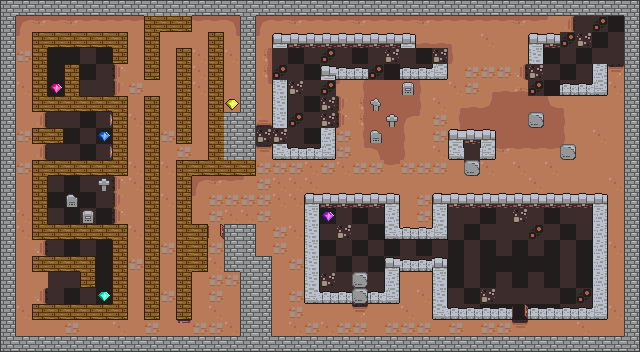

A level layout from a 2D game, rendered from its tile map. Below: a short description, then the map file with tile-grid data replaced by summaries:
An orthogonal 40x22 tile map with 16x16 px tiles, 4 tile layers (ground, obstacle, moving-obstacle, diamond), 18 tilesets and 31 objects (4x bat-enemy, 3x ghost-enemy-green, 3x monster-enemy-green, 3x powerup-sword, 2x spider-enemy-medium, ...).

<map version="1.11" tiledversion="1.11.0" orientation="orthogonal" renderorder="right-down" width="40" height="22" tilewidth="16" tileheight="16" infinite="0" nextlayerid="18" nextobjectid="61">
 <tileset firstgid="1" source="../tsx/ground.tsx" />
 <tileset firstgid="81" source="../tsx/single-wall.tsx" />
 <tileset firstgid="97" source="../tsx/building.tsx" />
 <tileset firstgid="145" source="../tsx/door.tsx" />
 <tileset firstgid="157" source="../tsx/collectable.tsx" />
 <tileset firstgid="173" source="../tsx/player.tsx" />
 <tileset firstgid="213" source="../tsx/ghost-enemy.tsx" />
 <tileset firstgid="225" source="../tsx/single-wood-wall.tsx" />
 <tileset firstgid="241" source="../tsx/misc.tsx" />
 <tileset firstgid="273" source="../tsx/fire-flame-enemy.tsx" />
 <tileset firstgid="281" source="../tsx/monster-enemy-green.tsx" />
 <tileset firstgid="289" source="../tsx/monster-enemy-blue.tsx" />
 <tileset firstgid="297" source="../tsx/powerup.tsx" />
 <tileset firstgid="315" source="../tsx/single-wall-l2.tsx" />
 <tileset firstgid="331" source="../tsx/bat-enemy.tsx" />
 <tileset firstgid="339" source="../tsx/spider-enemy-medium.tsx" />
 <tileset firstgid="359" source="../tsx/spider-enemy-big.tsx" />
 <tileset firstgid="379" source="../tsx/monster-enemy-red.tsx" />
 <layer id="1" name="ground" width="40" height="22">
  <data>[880 cells, 605 non-empty, 19 distinct tile ids]</data>
 </layer>
 <objectgroup id="8" name="major-game-item">
  <object id="3" name="player" gid="173" x="288" y="64" width="16" height="16">
   <properties>
    <property name="speed" type="float" value="5" />
   </properties>
  </object>
  <object id="25" name="exit-point" gid="241" x="608" y="32" width="16" height="16" />
 </objectgroup>
 <layer id="3" name="obstacle" width="40" height="22">
  <data>[880 cells, 349 non-empty, 36 distinct tile ids]</data>
 </layer>
 <layer id="12" name="moving-obstacle" width="40" height="22">
  <data>[880 cells, 5 non-empty, 1 distinct tile ids]</data>
 </layer>
 <group id="7" name="enemy">
  <objectgroup id="17" name="spider-enemy">
   <object id="44" name="spider-enemy-medium" gid="339" x="368" y="224" width="16" height="16">
    <properties>
     <property name="damage_power" type="int" value="10" />
     <property name="energy" type="int" value="200" />
     <property name="motion_schedule" value="0" />
     <property name="net_length" type="int" value="2" />
     <property name="score" type="int" value="125" />
     <property name="speed" type="float" value="2" />
    </properties>
   </object>
   <object id="45" name="spider-enemy-medium" gid="339" x="352" y="224" width="16" height="16">
    <properties>
     <property name="damage_power" type="int" value="10" />
     <property name="energy" type="int" value="200" />
     <property name="motion_schedule" value="20, 10" />
     <property name="net_length" type="int" value="4" />
     <property name="score" type="int" value="125" />
     <property name="speed" type="float" value="2" />
    </properties>
   </object>
   <object id="46" name="spider-enemy-big" gid="359" x="576" y="224" width="16" height="16">
    <properties>
     <property name="damage_power" type="int" value="20" />
     <property name="energy" type="int" value="200" />
     <property name="motion_schedule" value="5, 10, 15" />
     <property name="net_length" type="int" value="1" />
     <property name="score" type="int" value="250" />
     <property name="speed" type="float" value="0.75" />
    </properties>
   </object>
  </objectgroup>
  <objectgroup id="15" name="bat-enemy">
   <object id="39" name="bat-enemy" gid="331" x="512" y="224" width="16" height="16">
    <properties>
     <property name="damage_power" type="int" value="6" />
     <property name="energy" type="int" value="150" />
     <property name="points_path" value="4,4" />
     <property name="score" type="int" value="50" />
     <property name="speed" type="float" value="3.8" />
     <property name="start_delay" type="int" value="20" />
    </properties>
   </object>
   <object id="40" name="bat-enemy" gid="331" x="576" y="256" width="16" height="16">
    <properties>
     <property name="damage_power" type="int" value="6" />
     <property name="energy" type="int" value="150" />
     <property name="points_path" value="-3,-2" />
     <property name="score" type="int" value="50" />
     <property name="speed" type="float" value="3.5" />
     <property name="start_delay" type="int" value="20" />
    </properties>
   </object>
   <object id="41" name="bat-enemy" gid="331" x="576" y="224" width="16" height="16">
    <properties>
     <property name="damage_power" type="int" value="6" />
     <property name="energy" type="int" value="150" />
     <property name="points_path" value="-2,2" />
     <property name="score" type="int" value="50" />
     <property name="speed" type="float" value="4.2" />
     <property name="start_delay" type="int" value="20" />
    </properties>
   </object>
   <object id="42" name="bat-enemy" gid="331" x="368" y="256" width="16" height="16">
    <properties>
     <property name="damage_power" type="int" value="4" />
     <property name="energy" type="int" value="150" />
     <property name="points_path" value="5,0 | 0,-2 | 0,4" />
     <property name="score" type="int" value="50" />
     <property name="speed" type="float" value="5" />
     <property name="start_delay" type="int" value="20" />
    </properties>
   </object>
  </objectgroup>
  <objectgroup id="9" name="ghost-enemy">
   <object id="37" name="ghost-enemy-green" gid="221" x="464" y="160" width="16" height="16">
    <properties>
     <property name="damage_power" type="int" value="40" />
     <property name="speed" type="float" value="8" />
    </properties>
   </object>
   <object id="38" name="ghost-enemy-green" gid="221" x="448" y="176" width="16" height="16">
    <properties>
     <property name="damage_power" type="int" value="40" />
     <property name="speed" type="float" value="8" />
    </properties>
   </object>
   <object id="54" name="ghost-enemy-green" gid="221" x="16" y="32" width="16" height="16">
    <properties>
     <property name="damage_power" type="int" value="40" />
     <property name="speed" type="float" value="8" />
    </properties>
   </object>
  </objectgroup>
  <objectgroup id="13" name="monster-enemy">
   <object id="28" name="monster-enemy-green" gid="281" x="96" y="96" width="16" height="16">
    <properties>
     <property name="attack_only_when_visible" type="bool" value="false" />
     <property name="damage_power" type="int" value="6" />
     <property name="energy" type="int" value="200" />
     <property name="score" type="int" value="170" />
     <property name="search_path_algorithm" value="BFS" />
     <property name="speed" type="float" value="5" />
     <property name="start_delay" type="int" value="5" />
    </properties>
   </object>
   </objectgroup>
  <objectgroup id="11" name="fire-flame-enemy">
   <!-- 2 objects omitted --></objectgroup>
 </group>
 <group id="5" name="collectable">
  <layer id="10" name="diamond" width="40" height="22">
   <data>[880 cells, 5 non-empty, 5 distinct tile ids]</data>
  </layer>
  <objectgroup id="6" name="key">
   <!-- 2 objects omitted --></objectgroup>
  <objectgroup id="14" name="powerup">
   <!-- 6 objects omitted --></objectgroup>
 </group>
 <objectgroup id="4" name="door">
  <!-- 3 objects omitted --></objectgroup>
</map>
<!-- 18 of 31 objects omitted -->
